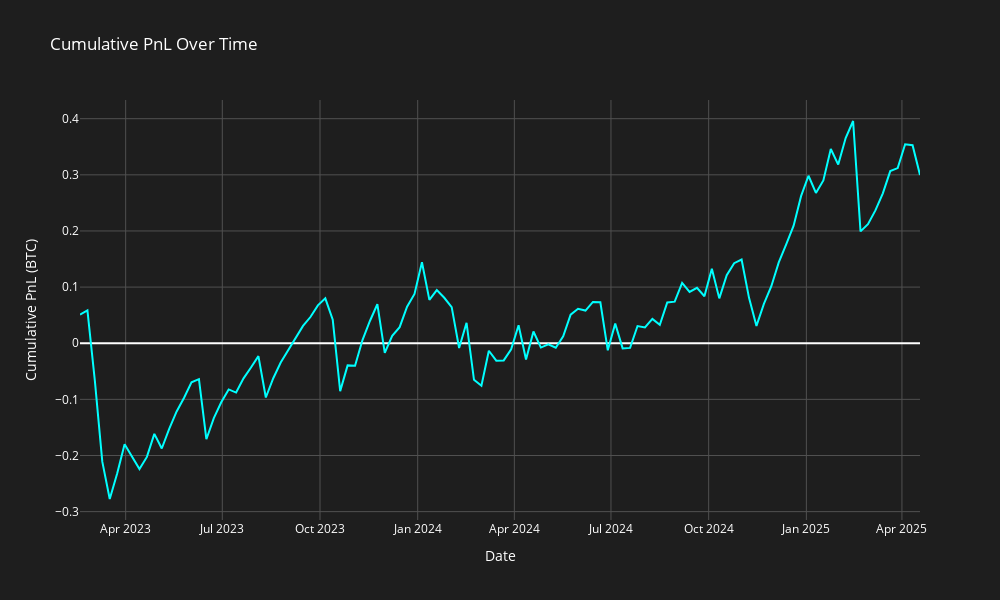
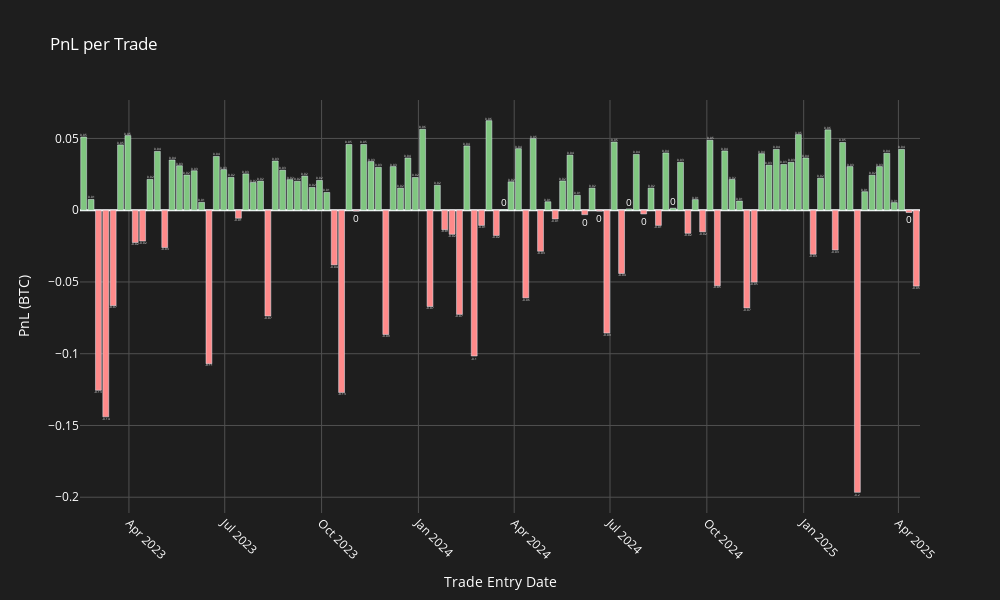

The notebook cell saved with these charts, in order:
### Code cell
# Calculate and display summary statistics
stats = calculate_summary_statistics(trade_df)
print("\nTrade Summary:")
for key, value in stats.items():
    print(f"{key.replace('_', ' ').title()}: {value:.2f}" if isinstance(value, float) else f"{key.replace('_', ' ').title()}: {value}")

# Generate and display plots
pnl_curve_fig, pnl_bar_fig = plot_pnl_charts(trade_df)
if pnl_curve_fig:
    pnl_curve_fig.show()
if pnl_bar_fig:
    pnl_bar_fig.show()
